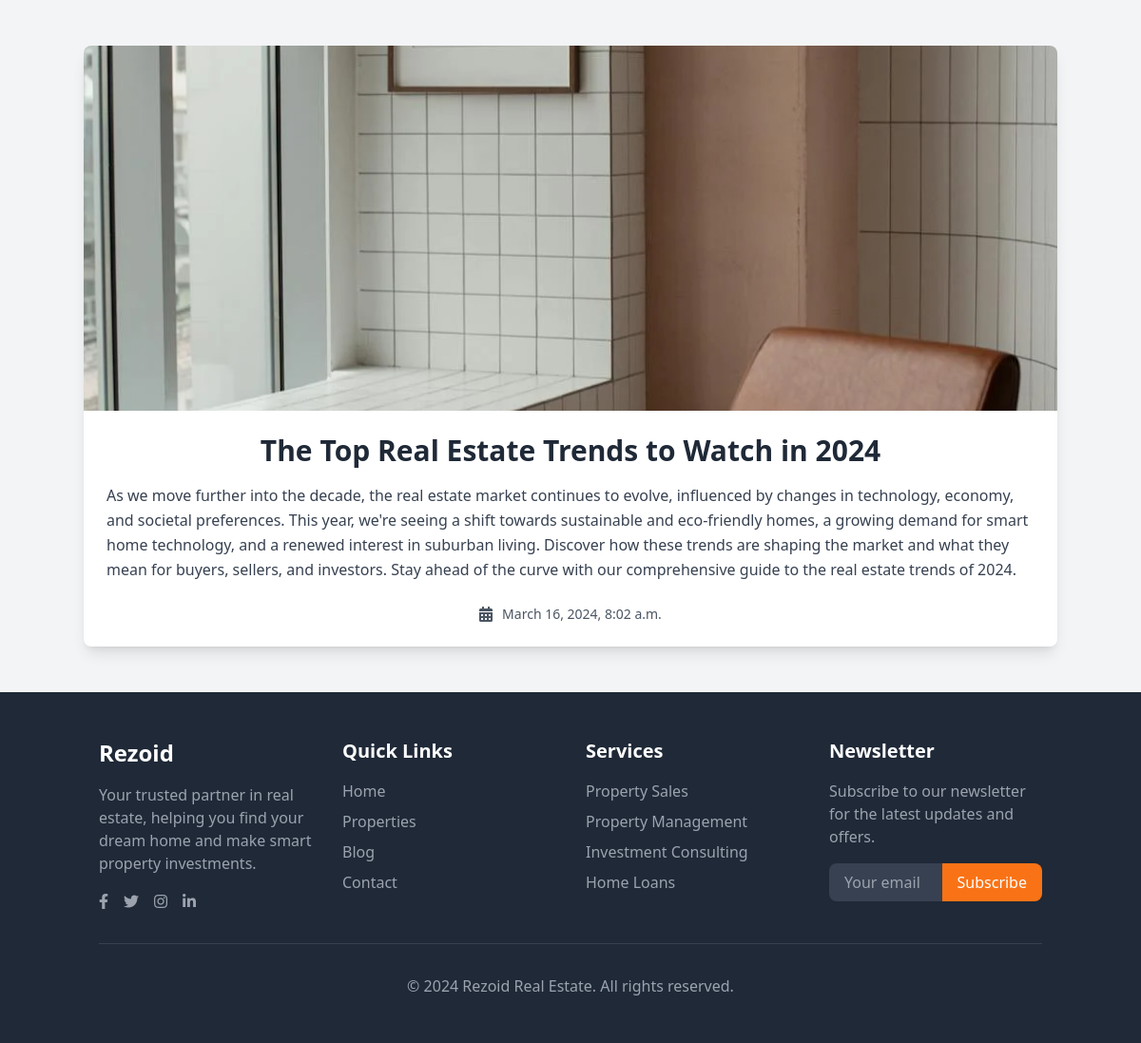
The app's page /blog/2/ with its own data.
### listing/models.py (models this page shows, shortened)
class BlogPost(models.Model):
    title = models.CharField(max_length=200)
    content = models.TextField()
    published_date = models.DateTimeField(auto_now_add=True)
    updated_date = models.DateTimeField(auto_now=True)
    featured_image = models.ImageField(upload_to='blog_images/', blank=True, null=True)

### listing/views.py (the view)
# urls.py: path('blog/<int:pk>/', views.blog_detail, name='blog_detail'),
def blog_detail(request, pk):
    post = get_object_or_404(BlogPost, pk=pk)
    return render(request, 'blog_detail.html', {'post': post})

### listing/templates/blog_detail.html (shortened to what this page needs)
{% extends 'base.html' %}
{% block content %}
<section class="bg-gray-100 py-12">
  <div class="container mx-auto">
    <div class="bg-white shadow-lg rounded-lg overflow-hidden">
      {% if post.featured_image %}
      <img class="w-full h-96 object-cover object-center" src="{{ post.featured_image.url }}" alt="{{ post.title }}">
      {% endif %}
      <div class="p-6">
        <h2 class="text-3xl font-bold text-gray-800 text-center mb-4">{{ post.title }}</h2>
        <div class="text-gray-700 leading-relaxed mb-6">{{ post.content|safe }}</div>
        <div class="flex items-center justify-center">
          <i class="fas fa-calendar-alt text-gray-600 h-4 w-4 mr-2"></i>
          <span class="text-sm text-gray-600">{{ post.published_date }}</span>
        </div>
      </div>
    </div>
  </div>
</section>
{% endblock %}

### records on screen
BlogPost: featured_image (picture), title "The Top Real Estate Trends to Watch in 2024", content "As we move further into the decade, the real estate market continues to evolve, influenced by changes in technology, economy, and societal preferences. This year, we're seeing a shift towards sustainable and eco-friendly homes, a growing demand for smart home technology, and a renewed interest in suburban living. Discover how these trends are shaping the market and what they mean for buyers, sellers, and investors. Stay ahead of the curve with our comprehensive guide to the real estate trends of 2024.", published_date "March 16, 2024, 8:02 a.m."
